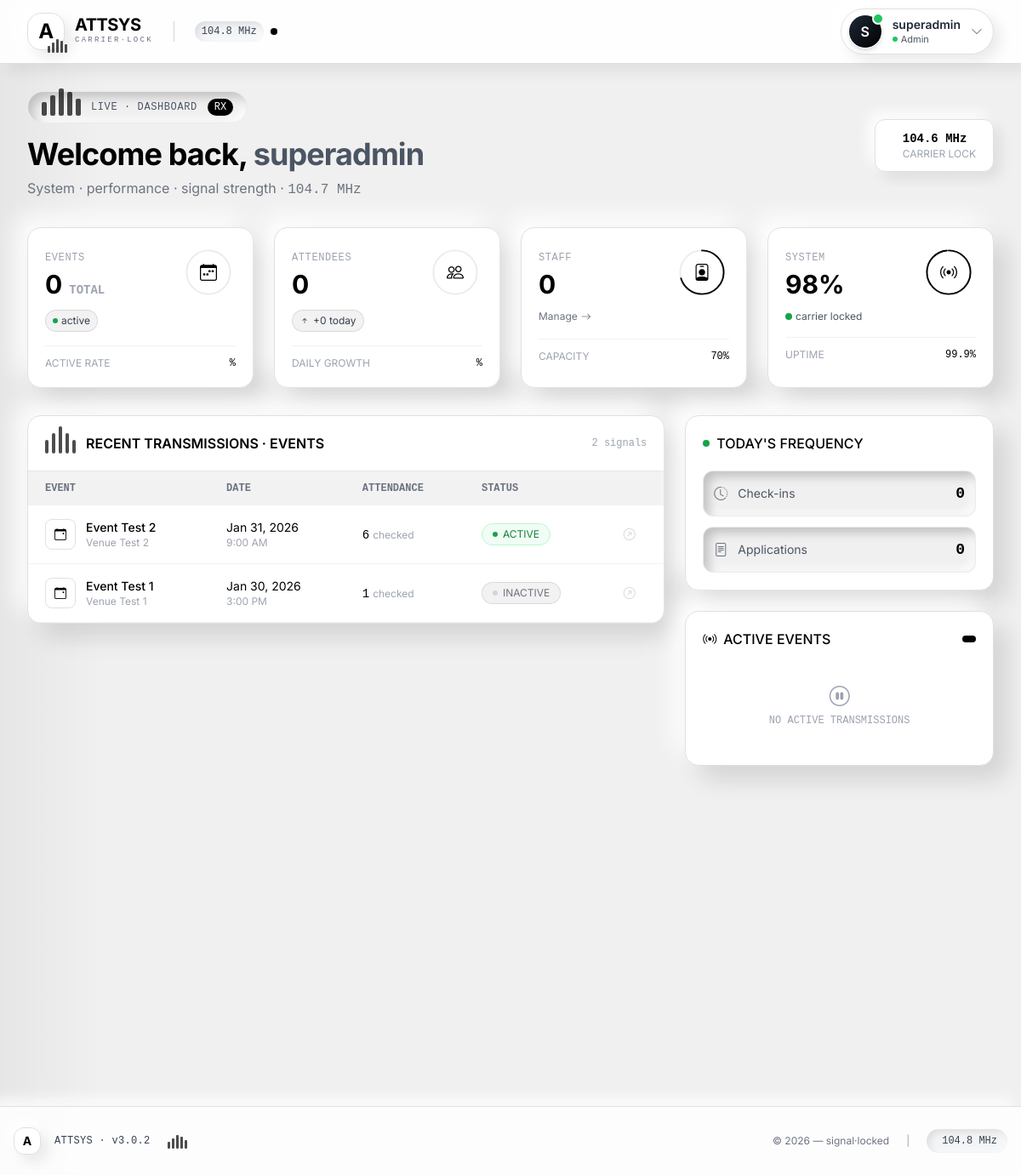
The page /attsys/admin/dashboard/ (signed in) on the database as committed earlier.
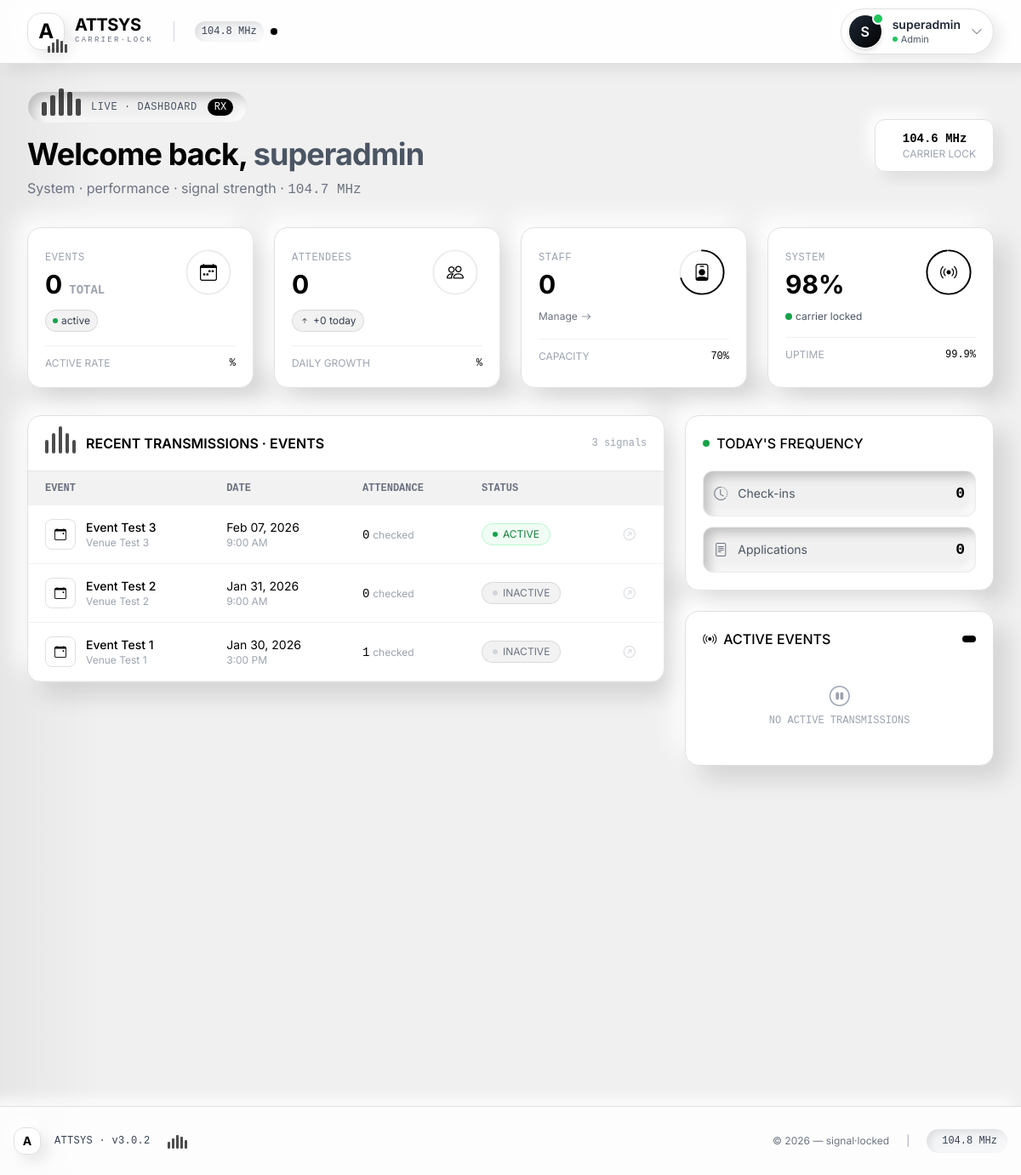
The same page on the database as committed later.
### attsys/models.py (models this page shows, shortened)
class Event(models.Model):
    STATE_CHOICES = (
        ('KUALA_LUMPUR', 'Kuala Lumpur'),
        ('SELANGOR', 'Selangor'),
        ('JOHOR', 'Johor'),
        ('PENANG', 'Penang'),
        ('PERAK', 'Perak'),
        ('SABAH', 'Sabah'),
        ('SARAWAK', 'Sarawak'),
        ('PAHANG', 'Pahang'),
        ('NEGERI_SEMBILAN', 'Negeri Sembilan'),
        ('KEDAH', 'Kedah'),
        ('KELANTAN', 'Kelantan'),
        ('TERENGGANU', 'Terengganu'),
        ('MELAKA', 'Melaka'),
        ('PERLIS', 'Perlis'),
        ('LABUAN', 'Labuan'),
        ('PUTRAJAYA', 'Putrajaya'),
        ('OTHER', 'Other'),
    )
    title = models.CharField(max_length=200)
    description = models.TextField(blank=True)
    venue = models.CharField(max_length=200)
    state = models.CharField(max_length=50, choices=STATE_CHOICES, default='KUALA_LUMPUR')
    custom_state = models.CharField(
        max_length=100,
        blank=True,
        verbose_name="Other State"
    )
    date = models.DateField()
    start_time = models.TimeField()
    end_time = models.TimeField()
    created_by = models.ForeignKey(
        User,
        on_delete=models.CASCADE,
        related_name='events'
    )
    assigned_staff = models.ManyToManyField(
        settings.AUTH_USER_MODEL,
        blank=True,
        related_name='assigned_events'
    )
    check_in_token = models.UUIDField(default=uuid.uuid4, unique=True)
    is_active = models.BooleanField(default=False)
    created_at = models.DateTimeField(auto_now_add=True)
    updated_at = models.DateTimeField(auto_now=True)
    class Meta:
        ordering = ['-date', '-created_at']

### attsys/views.py (the view)
# urls.py: path('admin/dashboard/', views.admin_dashboard, name='admin_dashboard'),
@login_required
def admin_dashboard(request):
    if not request.user.is_active:
        return redirect('login')
    if request.user.role == 'ADMIN':
        events = Event.objects.all()
    else:
        events = Event.objects.filter(assigned_staff=request.user)
    return render(request, 'dashboard.html', {'events': events})

### attsys/templates/dashboard.html (shortened to what the changed rows need)
{% extends 'base.html' %}
{% block content %}
<div class="flex flex-col md:flex-row justify-between items-start md:items-center mb-8 reveal">
    <div>
        <h1 class="text-3xl md:text-4xl font-bold text-black tracking-tight glitch-text">
            Welcome back,
            <span class="text-gray-600">{{ user.username }}</span>
        </h1>
    </div>
</div>
<div class="grid grid-cols-1 lg:grid-cols-3 gap-6">
    <div class="lg:col-span-2">
        <div class="neu-raised rounded-2xl overflow-hidden reveal">
            <div class="p-5 border-b border-black/10 flex justify-between items-center">
                <div class="flex items-center gap-3">
                    <div class="signal-strength !h-6">
                    </div>
                    <h3 class="font-semibold text-black">RECENT TRANSMISSIONS · EVENTS</h3>
                </div>
                <span class="text-xs font-mono text-gray-400">{{ events|length }} signals</span>
            </div>
            <div class="overflow-x-auto">
                <table class="w-full text-sm">
                    <thead class="bg-black/5 text-gray-500 text-xs font-mono">
                        <tr>
                            <th class="px-5 py-3 text-left">EVENT</th>
                            <th class="px-5 py-3 text-left">DATE</th>
                            <th class="px-5 py-3 text-left">ATTENDANCE</th>
                            <th class="px-5 py-3 text-left">STATUS</th>
                            <th class="px-5 py-3 text-left"></th>
                        </tr>
                    </thead>
                    <tbody>
                        {% for event in events|slice:":5" %}
                        <tr class="data-row" onclick="window.location='{% url 'event_detail' event.id %}'">
                            <td class="px-5 py-4">
                                <div class="flex items-center gap-3">
                                    <div class="neu-flat w-9 h-9 rounded-lg flex items-center justify-center">
                                        <i class="bi bi-calendar-event text-black"></i>
                                    </div>
                                    <div>
                                        <div class="font-medium text-black">{{ event.title|truncatechars:20 }}</div>
                                        <div class="text-xs text-gray-400">{{ event.venue|truncatechars:15 }}</div>
                                    </div>
                                </div>
                            </td>
                            <td class="px-5 py-4">
                                <div class="text-black">{{ event.date|date:"M d, Y" }}</div>
                                {% if event.start_time %}
                                <div class="text-xs text-gray-400">{{ event.start_time|time:"g:i A" }}</div>
                                {% endif %}
                            </td>
                            <td class="px-5 py-4">
                                <span class="text-black font-mono">{{ event.attendees.count }}</span>
                                <span class="text-xs text-gray-400"> checked</span>
                            </td>
                            <td class="px-5 py-4">
                                {% if event.is_active %}
                                <span class="inline-flex items-center gap-1.5 px-3 py-1 rounded-full text-xs bg-green-50 text-green-700 border border-green-200">
                                    <span class="w-1.5 h-1.5 bg-green-600 rounded-full animate-pulse"></span> ACTIVE
                                </span>
                                {% else %}
                                <span class="inline-flex items-center gap-1.5 px-3 py-1 rounded-full text-xs bg-black/5 text-gray-500 border border-black/10">
                                    <span class="w-1.5 h-1.5 bg-gray-300 rounded-full"></span> INACTIVE
                                </span>
                                {% endif %}
                            </td>
                            <td class="px-5 py-4">
                                <i class="bi bi-arrow-up-right-circle text-gray-300 hover:text-black transition"></i>
                            </td>
                        </tr>
                        {% endfor %}
                    </tbody>
                </table>
            </div>
        </div>
    </div>
</div>
{% endblock %}

Rows that differ between the two databases and show on the page:
added Event: title "Event Test 3", venue "Venue Test 3", date "Feb 07, 2026", start_time "9:00 AM", attendees.count "0", is_active True (drawn)
changed Event "Event Test 2": attendees.count "6" → "0"; is_active "ACTIVE" → "INACTIVE"
Other text that changed with them:
{{ events|length }}: "2" → "3"
